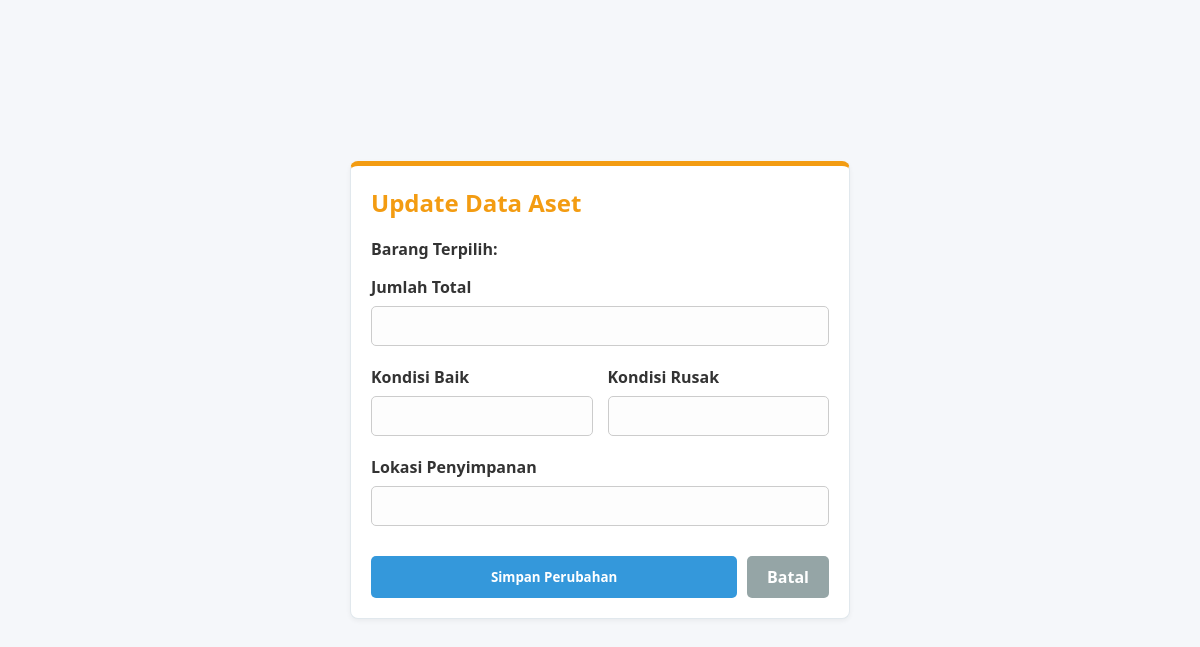
The app's page /update/2 (signed in), older data.
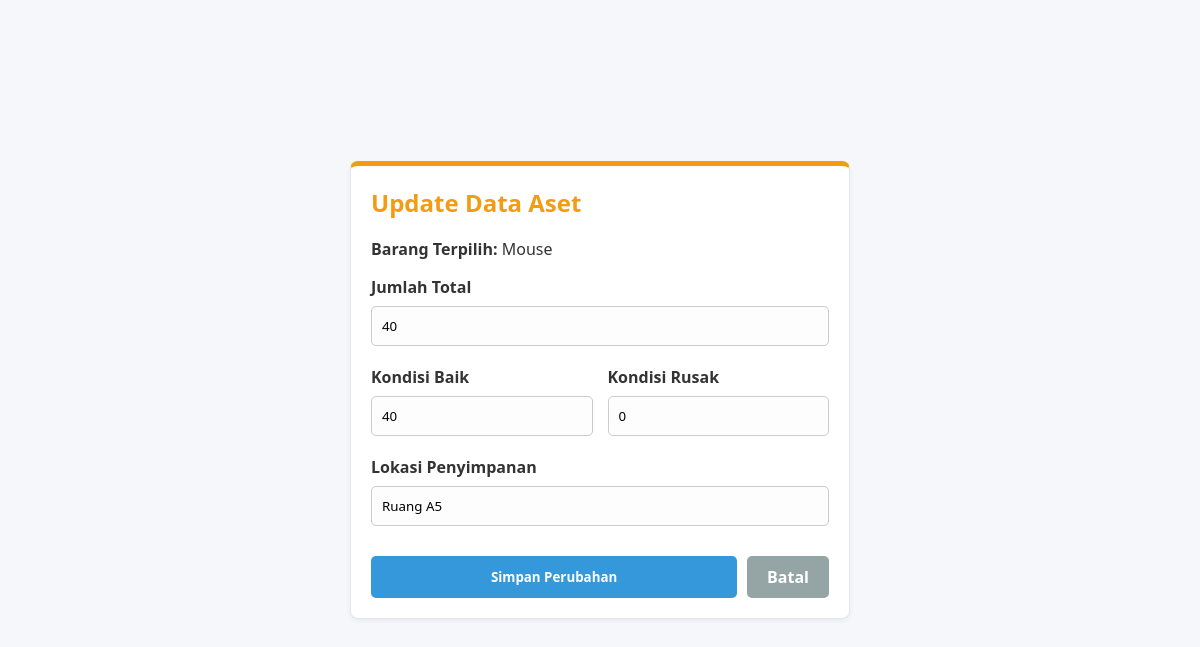
The same page, newer data.
### tables this page shows
CREATE TABLE assets (id INTEGER PRIMARY KEY AUTOINCREMENT, nama_barang TEXT, kategori TEXT, jumlah_total INTEGER, kondisi_baik INTEGER, kondisi_rusak INTEGER, lokasi TEXT);

### lab_asset.py (the view, shortened to what this page needs)
@app.route('/update/<int:id>', methods=['GET', 'POST'])
def update(id):
    if 'username' not in session: return redirect(url_for('login'))
    conn = db.get_db_connection()
    asset = conn.execute('SELECT * FROM assets WHERE id = ?', (id,)).fetchone()
    return render_template('form_asset.html', action="Update", asset=asset)

### database.py (called while the page is built)
def get_db_connection():
    conn = sqlite3.connect('lab_asset.db')
    conn.row_factory = sqlite3.Row
    return conn

### templates/form_asset.html (shortened to what this page needs)
<!DOCTYPE html>
<html>
<head>
    <link rel="stylesheet" href="{{ url_for('static', filename='style.css') }}">
</head>
<body style="background-color: #f5f7fa; justify-content: center; align-items: center; padding: 40px;">
    <div class="card-box" style="width: 500px; border-top: 5px solid #f39c12;">
        <h2 style="color: #f39c12; margin-top: 0;">{{ action }} Data Aset</h2>
        <form method="POST">
            {% if action == 'Tambah' %}
            <label><b>Nama Barang</b></label>
            <input type="text" name="nama_barang" value="{{ asset.nama_barang if asset else '' }}" required>
            <label><b>Kategori</b></label>
            <input type="text" name="kategori" value="{{ asset.kategori if asset else '' }}" required>
            {% else %}
            <p><b>Barang Terpilih:</b> {{ asset.nama_barang }}</p>
            {% endif %}
            <label><b>Jumlah Total</b></label>
            <input type="number" name="jumlah_total" value="{{ asset.jumlah_total if asset else '' }}" min="0" required>
            <div style="display: flex; gap: 15px;">
                <div style="flex: 1;">
                    <label><b>Kondisi Baik</b></label>
                    <input type="number" name="kondisi_baik" value="{{ asset.kondisi_baik if asset else '' }}" min="0" required>
                </div>
                <div style="flex: 1;">
                    <label><b>Kondisi Rusak</b></label>
                    <input type="number" name="kondisi_rusak" value="{{ asset.kondisi_rusak if asset else '' }}" min="0" required>
                </div>
            </div>
            <label><b>Lokasi Penyimpanan</b></label>
            <input type="text" name="lokasi" value="{{ asset.lokasi if asset else '' }}" required>
            <div style="display: flex; gap: 10px; margin-top: 10px;">
                <button type="submit" class="btn btn-primary">Simpan Perubahan</button>
                <a href="/dashboard" class="btn btn-secondary" style="text-align: center; flex: 1;">Batal</a>
            </div>
        </form>
    </div>
</body>
</html>

Row changes from the older to the newer data that the page shows:
added assets: nama_barang "Mouse", jumlah_total "40", kondisi_baik "40", kondisi_rusak "0", lokasi "Ruang A5"
